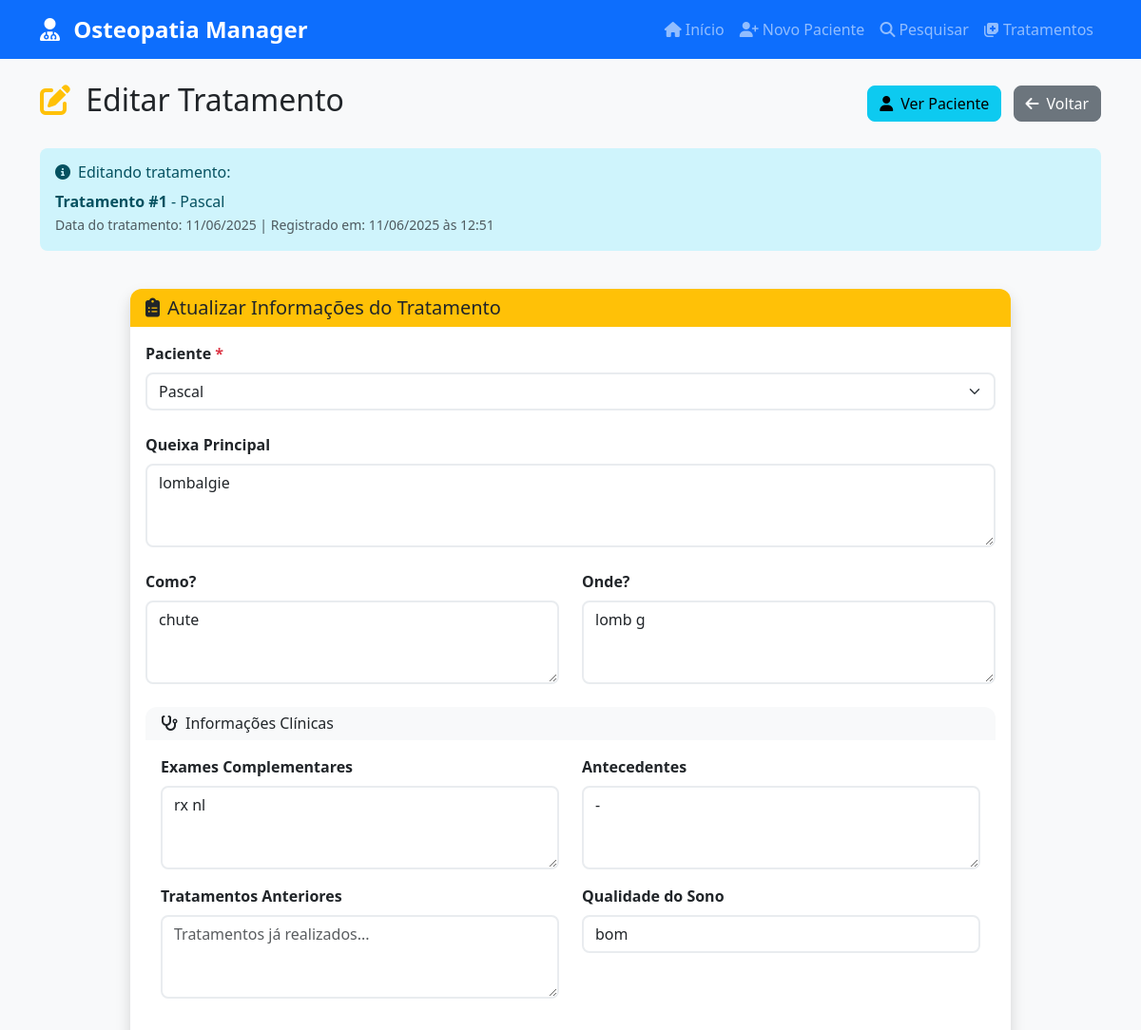
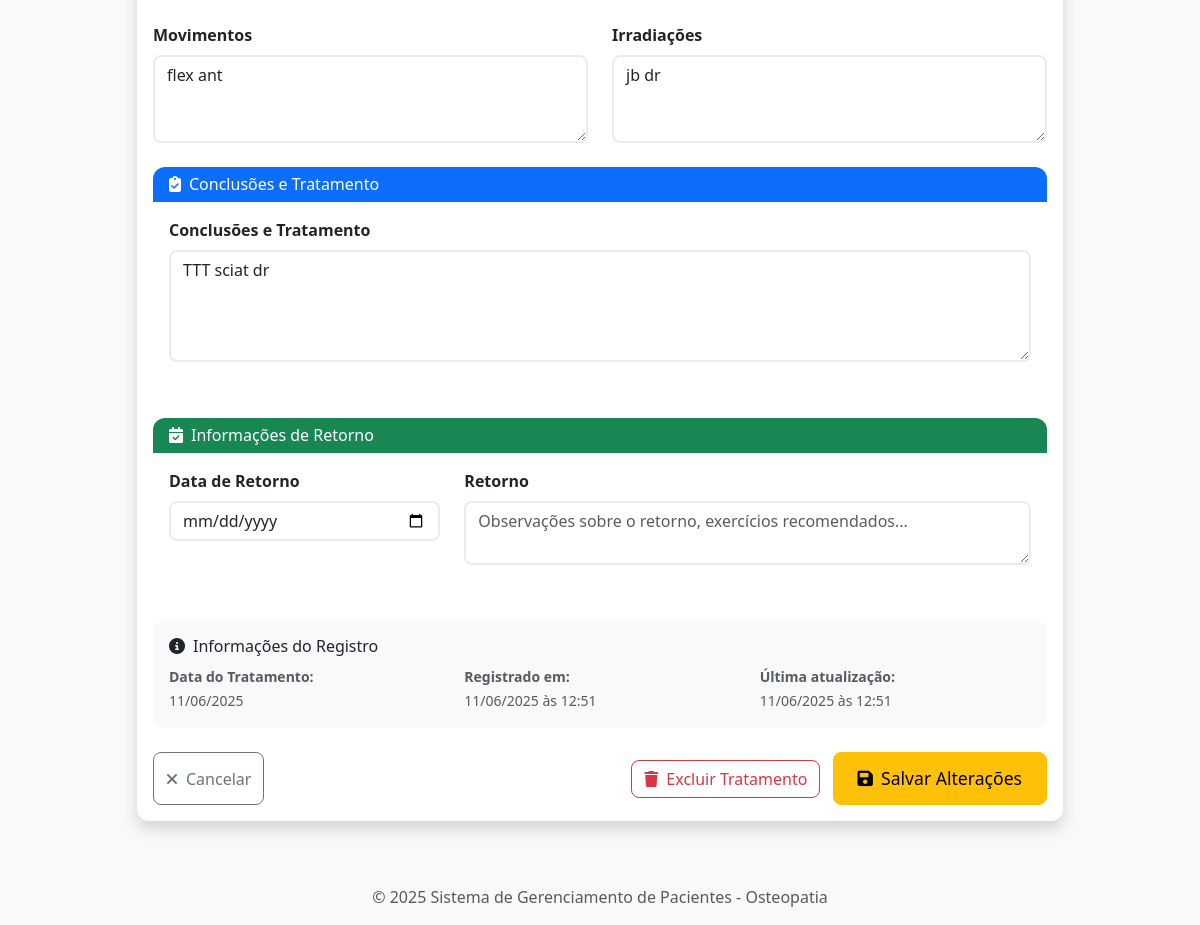
The page /editar-tratamento/1 on the database its author committed (2 pictures, top to bottom).
### database/models.py (models this page shows, shortened)
class Tratamento(db.Model):
    __tablename__ = 'tratamentos'
    id = db.Column(db.Integer, primary_key=True)
    paciente_id = db.Column(db.Integer, db.ForeignKey('pacientes.id'), nullable=False)
    nome_completo = db.Column(db.String(200), nullable=False)
    data_tratamento = db.Column(db.Date, nullable=False, default=datetime.utcnow().date())
    queixa_principal = db.Column(db.Text)
    como = db.Column(db.Text)
    onde = db.Column(db.Text)
    exames_complementares = db.Column(db.Text)
    antecedentes = db.Column(db.Text)
    tratamentos_anteriores = db.Column(db.Text)
    qualidade_sono = db.Column(db.String(100))
    movimentos = db.Column(db.Text)
    irradiacoes = db.Column(db.Text)
    conclusoes_tratamento = db.Column(db.Text)
    data_retorno = db.Column(db.Date)
    retorno = db.Column(db.Text)
    created_at = db.Column(db.DateTime, default=datetime.utcnow)
    updated_at = db.Column(db.DateTime, default=datetime.utcnow, onupdate=datetime.utcnow)

### app.py (the view, shortened to what this page needs)
@app.route('/editar-tratamento/<int:id>', methods=['GET', 'POST'])
def editar_tratamento(id):
    tratamento = Tratamento.query.get_or_404(id)
    form = TratamentoForm(obj=tratamento)
    pacientes = Paciente.query.order_by(Paciente.nome_completo).all()
    form.paciente_id.choices = [(p.id, p.nome_completo) for p in pacientes]
    return render_template('editar_tratamento.html', form=form, tratamento=tratamento)

### app.py (called while the page is built)
@app.context_processor
def inject_today():
    return {'today': date.today()}

### templates/editar_tratamento.html (shortened to what this page needs)
{% extends "base.html" %}
{% block content %}
<div class="row">
    <div class="col-12">
        <div class="d-flex justify-content-between align-items-center mb-4">
            <h2>
                <i class="fas fa-edit me-2 text-warning"></i>
                Editar Tratamento
            </h2>
            <div>
                <a href="{{ url_for('perfil_paciente', id=tratamento.paciente_id) }}" class="btn btn-info me-2">
                    <i class="fas fa-user me-2"></i>Ver Paciente
                </a>
                <a href="{{ url_for('tratamentos') }}" class="btn btn-secondary">
                    <i class="fas fa-arrow-left me-2"></i>Voltar
                </a>
            </div>
        </div>
    </div>
</div>
<div class="row mb-4">
    <div class="col-12">
        <div class="alert alert-info">
            <h6 class="mb-2">
                <i class="fas fa-info-circle me-2"></i>Editando tratamento:
            </h6>
            <strong>Tratamento #{{ tratamento.id }}</strong> - {{ tratamento.nome_completo }}
            <br>
            <small class="text-muted">
                Data do tratamento: {{ tratamento.data_tratamento.strftime('%d/%m/%Y') }}
                {% if tratamento.created_at %}
                | Registrado em: {{ tratamento.created_at.strftime('%d/%m/%Y às %H:%M') }}
                {% endif %}
            </small>
        </div>
    </div>
</div>
<div class="row justify-content-center">
    <div class="col-lg-10">
        <div class="card shadow">
            <div class="card-header bg-warning text-dark">
                <h5 class="mb-0">
                    <i class="fas fa-clipboard-list me-2"></i>Atualizar Informações do Tratamento
                </h5>
            </div>
            <div class="card-body">
                <form method="POST" id="editarTratamentoForm">
                    <div class="row mb-4">
                        <div class="col-12">
                            {{ form.paciente_id.label(class="form-label required") }}
                            {{ form.paciente_id(class="form-select required-field") }}
                        </div>
                    </div>
                    <div class="mb-4">
                        {{ form.queixa_principal.label(class="form-label") }}
                        {{ form.queixa_principal(class="form-control", rows="3", placeholder="Descreva a queixa principal do paciente...") }}
                    </div>
                    <div class="row mb-4">
                        <div class="col-md-6">
                            {{ form.como.label(class="form-label") }}
                            {{ form.como(class="form-control", rows="3", placeholder="Como aconteceu? Descreva as circunstâncias...") }}
                        </div>
                        <div class="col-md-6">
                            {{ form.onde.label(class="form-label") }}
                            {{ form.onde(class="form-control", rows="3", placeholder="Onde dói? Localização da dor...") }}
                        </div>
                    </div>
                    <div class="card mb-4">
                        <div class="card-header bg-light">
                            <h6 class="mb-0">
                                <i class="fas fa-stethoscope me-2"></i>Informações Clínicas
                            </h6>
                        </div>
                        <div class="card-body">
                            <div class="row">
                                <div class="col-md-6 mb-3">
                                    {{ form.exames_complementares.label(class="form-label") }}
                                    {{ form.exames_complementares(class="form-control", rows="3", placeholder="Exames realizados, resultados...") }}
                                </div>
                                <div class="col-md-6 mb-3">
                                    {{ form.antecedentes.label(class="form-label") }}
                                    {{ form.antecedentes(class="form-control", rows="3", placeholder="Histórico médico, cirurgias anteriores...") }}
                                </div>
                            </div>
                            <div class="row">
                                <div class="col-md-6 mb-3">
                                    {{ form.tratamentos_anteriores.label(class="form-label") }}
                                    {{ form.tratamentos_anteriores(class="form-control", rows="3", placeholder="Tratamentos já realizados...") }}
                                </div>
                                <div class="col-md-6 mb-3">
                                    {{ form.qualidade_sono.label(class="form-label") }}
                                    {{ form.qualidade_sono(class="form-control", placeholder="Ex: Boa, Regular, Ruim, Insônia...") }}
                                </div>
                            </div>
                        </div>
                    </div>
                    <div class="row mb-4">
                        <div class="col-md-6">
                            {{ form.movimentos.label(class="form-label") }}
                            {{ form.movimentos(class="form-control", rows="3", placeholder="Movimentos que causam ou aliviam a dor...") }}
                        </div>
                        <div class="col-md-6">
                            {{ form.irradiacoes.label(class="form-label") }}
                            {{ form.irradiacoes(class="form-control", rows="3", placeholder="Para onde a dor irradia...") }}
                        </div>
                    </div>
                    <div class="card mb-4">
                        <div class="card-header bg-primary text-white">
                            <h6 class="mb-0">
                                <i class="fas fa-clipboard-check me-2"></i>Conclusões e Tratamento
                            </h6>
                        </div>
                        <div class="card-body">
                            <div class="mb-3">
                                {{ form.conclusoes_tratamento.label(class="form-label") }}
                                {{ form.conclusoes_tratamento(class="form-control", rows="4", placeholder="Diagnóstico, técnicas aplicadas, orientações...") }}
                            </div>
                        </div>
                    </div>
                    <div class="card mb-4">
                        <div class="card-header bg-success text-white">
                            <h6 class="mb-0">
                                <i class="fas fa-calendar-check me-2"></i>Informações de Retorno
                            </h6>
                        </div>
                        <div class="card-body">
                            <div class="row">
                                <div class="col-md-4 mb-3">
                                    {{ form.data_retorno.label(class="form-label") }}
                                    {{ form.data_retorno(class="form-control future-date-picker") }}
                                </div>
                                <div class="col-md-8 mb-3">
                                    {{ form.retorno.label(class="form-label") }}
                                    {{ form.retorno(class="form-control", rows="2", placeholder="Observações sobre o retorno, exercícios recomendados...") }}
                                </div>
                            </div>
                        </div>
                    </div>
                    <div class="card bg-light mb-4">
                        <div class="card-body">
                            <h6 class="card-title">
                                <i class="fas fa-info-circle me-2"></i>Informações do Registro
                            </h6>
                            <div class="row">
                                <div class="col-md-4">
                                    <small class="text-muted">
                                        <strong>Data do Tratamento:</strong><br>
                                        {{ tratamento.data_tratamento.strftime('%d/%m/%Y') }}
                                    </small>
                                </div>
                                <div class="col-md-4">
                                    <small class="text-muted">
                                        <strong>Registrado em:</strong><br>
                                        {{ tratamento.created_at.strftime('%d/%m/%Y às %H:%M') if tratamento.created_at }}
                                    </small>
                                </div>
                                <div class="col-md-4">
                                    <small class="text-muted">
                                        <strong>Última atualização:</strong><br>
                                        {{ tratamento.updated_at.strftime('%d/%m/%Y às %H:%M') if tratamento.updated_at }}
                                    </small>
                                </div>
                            </div>
                        </div>
                    </div>
                    <div class="d-flex justify-content-between">
                        <button type="button" class="btn btn-outline-secondary" onclick="history.back()">
                            <i class="fas fa-times me-2"></i>Cancelar
                        </button>
                        <div>
                            <button type="button" class="btn btn-outline-danger me-2"
                                    data-bs-toggle="modal" data-bs-target="#deleteModal">
                                <i class="fas fa-trash me-2"></i>Excluir Tratamento
                            </button>
                            <button type="submit" class="btn btn-warning btn-lg">
                                <i class="fas fa-save me-2"></i>Salvar Alterações
                            </button>
                        </div>
                    </div>
                </form>
            </div>
        </div>
    </div>
</div>
{% endblock %}

### static/css/style.css (style rules this page uses)
:root { --primary-color: #0d6efd; --success-color: #198754; --info-color: #0dcaf0; --warning-color: #ffc107; --danger-color: #dc3545; --secondary-color: #6c757d; --light-color: #f8f9fa; --dark-color: #212529; }
body { font-family: 'Segoe UI', Tahoma, Geneva, Verdana, sans-serif; background-color: #f8f9fa; }
.btn { border-radius: 8px; font-weight: 500; transition: all 0.2s ease-in-out; }
.btn-lg { padding: 12px 24px; font-size: 1.1rem; }
.card { border: none; border-radius: 12px; overflow: hidden; }
.card-header { border-bottom: none; font-weight: 600; }
.form-control, .form-select { border-radius: 8px; border: 2px solid #e9ecef; transition: border-color 0.2s ease-in-out; }
.form-label { font-weight: 600; color: var(--dark-color); margin-bottom: 8px; }
.required::after { content: " *"; color: var(--danger-color); font-weight: bold; }
.alert { border: none; border-radius: 8px; font-weight: 500; }

### rows shown on the page
Tratamento: id "1", nome_completo "Pascal", data_tratamento "11/06/2025", created_at "11/06/2025 às 12:51", paciente_id "Pascal", queixa_principal "lombalgie", como "chute", onde "lomb g", exames_complementares "rx nl", antecedentes "-", qualidade_sono "bom", movimentos "flex ant", irradiacoes "jb dr", conclusoes_tratamento "TTT sciat dr", updated_at "11/06/2025 às 12:51"
